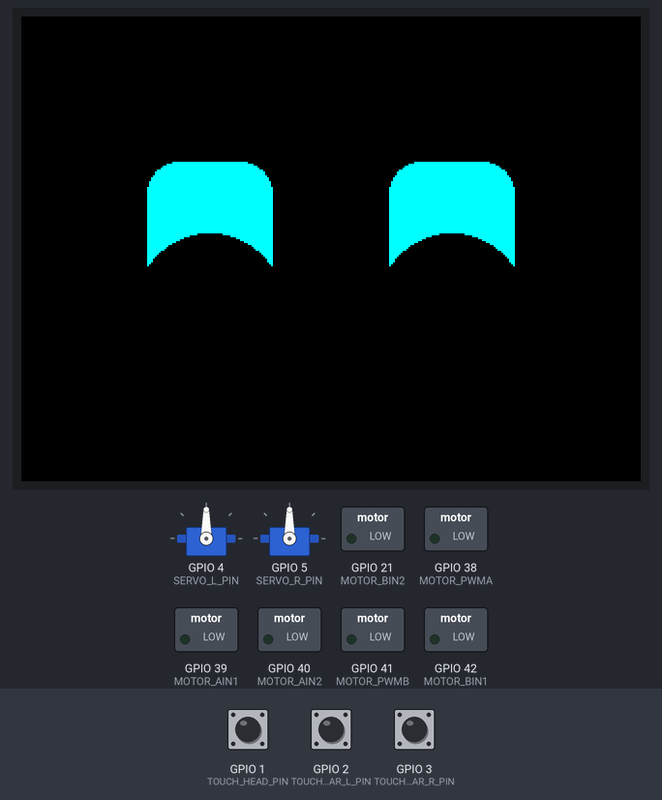
Simulated run of this sketch. Board: ESP32-S3. Parts: 320×240 colour display, 2 × servo, switched loads named in the sketch (green lamp = pin HIGH). The test bench sets the inputs (shaded band); at power-on: GPIO 1 (TOUCH_HEAD_PIN) HIGH, GPIO 2 (TOUCH_EAR_L_PIN) HIGH, GPIO 3 (TOUCH_EAR_R_PIN) HIGH. I2S audio is not simulated (input reads silence); what the sketch prints to the serial monitor is not drawn.

Above: at 0.4 s.
At 1.0 s:
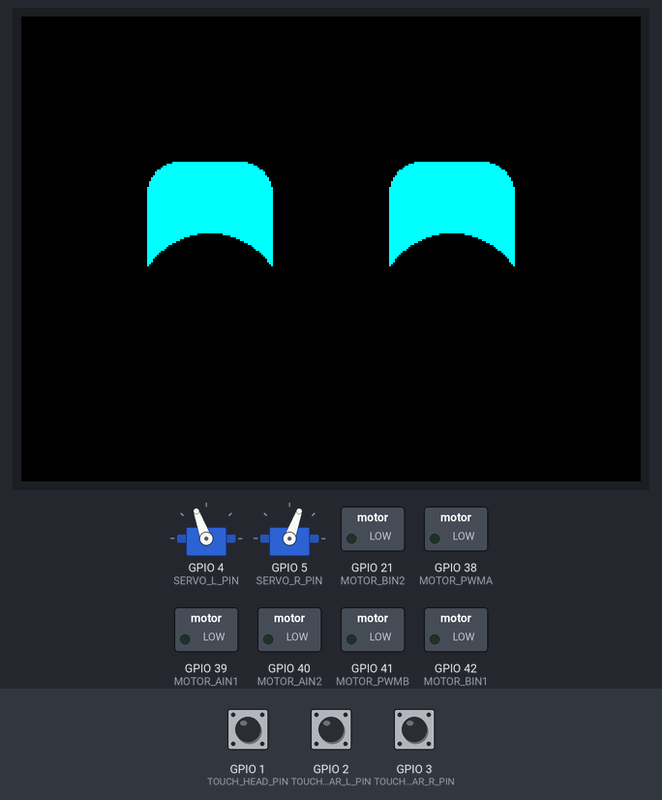
At 1.8 s:
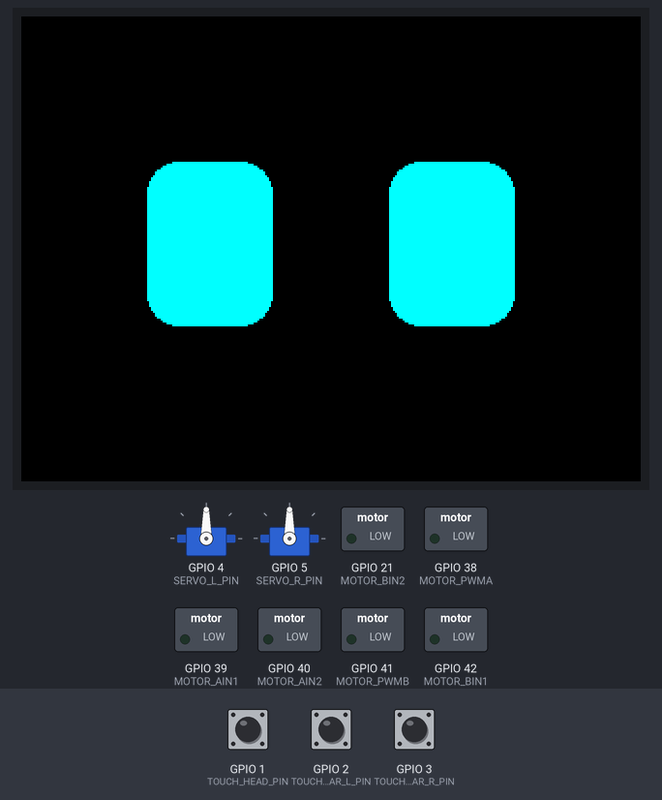
At 3.68 s:
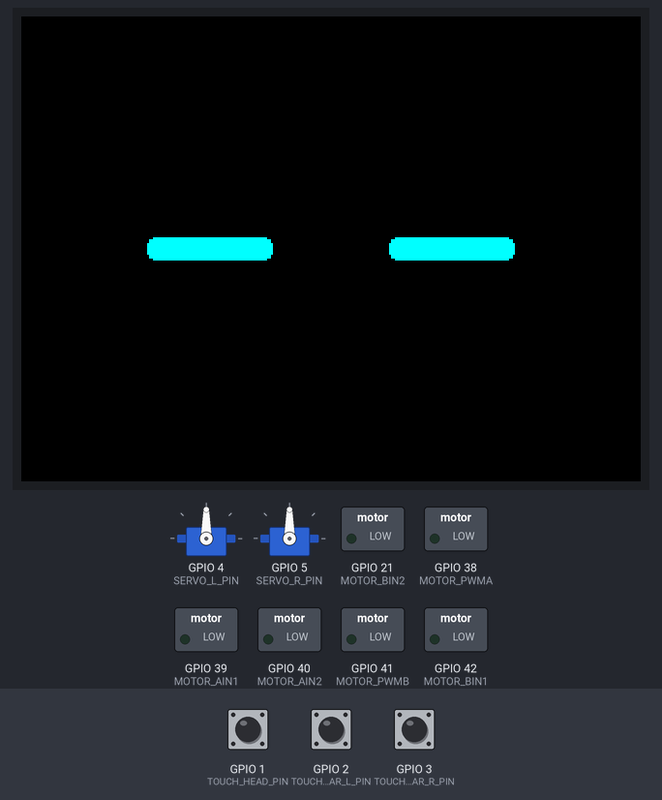
Timing chart, 0 to 5.2 s (numbered marks = the images above):
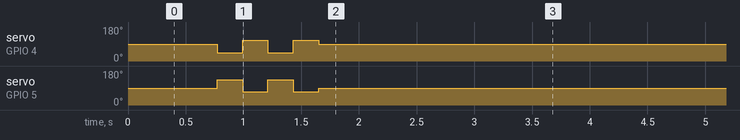

The sketch:

comet_firmware.ino
```cpp
/*
 * Comet Desktop Companion Robot - Main Firmware (ESP32-S3)
 * Hardware: ILI9341 2.4" TFT, APDS-9960 Gesture Sensor, Dual SG90 Servos,
 *           TB6612FNG + Dual N20 Motors, MAX98357A I2S Amp, Capacitive Touch Pads
 */

#include <Wire.h>
#include <SPI.h>
#include <Adafruit_GFX.h>
#include <Adafruit_ILI9341.h>
#include <Adafruit_APDS9960.h>
#include <ESP32Servo.h>
#include <driver/i2s.h>
#include <math.h>

// -------------------- PIN DEFINITIONS --------------------
// 2.4" ILI9341 TFT Display (SPI)
#define TFT_CS   10
#define TFT_DC   9
#define TFT_RST  14
#define TFT_MOSI 11
#define TFT_SCK  12

// APDS-9960 Gesture & RGB Sensor (I2C)
#define I2C_SDA  8
#define I2C_SCL  18
#define APDS_INT 17

// SG90 Arm Servos (PWM)
#define SERVO_L_PIN 4
#define SERVO_R_PIN 5

// Capacitive Copper Foil Touch Pads
#define TOUCH_HEAD_PIN  1
#define TOUCH_EAR_L_PIN 2
#define TOUCH_EAR_R_PIN 3

// TB6612FNG Dual Motor Driver (N20 Gear Motors)
#define MOTOR_PWMA 38
#define MOTOR_AIN1 39
#define MOTOR_AIN2 40
#define MOTOR_PWMB 41
#define MOTOR_BIN1 42
#define MOTOR_BIN2 21

// MAX98357A I2S Audio Amplifier
#define I2S_BCLK 15
#define I2S_LRC  16
#define I2S_DIN  7

// -------------------- OBJECTS & STATE --------------------
Adafruit_ILI9341 tft = Adafruit_ILI9341(TFT_CS, TFT_DC, TFT_RST);
Adafruit_APDS9960 apds;
Servo leftArm;
Servo rightArm;

enum Mood { NEUTRAL, HAPPY, SURPRISED, SLEEPY };
Mood currentMood = NEUTRAL;

unsigned long lastBlinkTime = 0;
unsigned long moodResetTime = 0;
const int TOUCH_THRESHOLD = 35000; // Calibrate during hardware testing

// -------------------- SETUP --------------------
void setup() {
  Serial.begin(115200);

  // Initialize SPI & TFT Display
  SPI.begin(TFT_SCK, -1, TFT_MOSI, TFT_CS);
  tft.begin();
  tft.setRotation(1); // Landscape orientation (320x240)
  tft.fillScreen(ILI9341_BLACK);

  // Initialize I2C & APDS-9960 Gesture Sensor
  Wire.begin(I2C_SDA, I2C_SCL);
  if (apds.begin()) {
    apds.enableProximity(true);
    apds.enableGesture(true);
    Serial.println("APDS-9960 initialized.");
  } else {
    Serial.println("APDS-9960 not detected.");
  }

  // Initialize Arm Servos (Neutral resting position)
  leftArm.attach(SERVO_L_PIN);
  rightArm.attach(SERVO_R_PIN);
  setArms(90, 90);

  // Initialize TB6612FNG Motor Pins
  pinMode(MOTOR_PWMA, OUTPUT);
  pinMode(MOTOR_AIN1, OUTPUT);
  pinMode(MOTOR_AIN2, OUTPUT);
  pinMode(MOTOR_PWMB, OUTPUT);
  pinMode(MOTOR_BIN1, OUTPUT);
  pinMode(MOTOR_BIN2, OUTPUT);
  stopMotors();

  // Initialize I2S Audio
  setupI2S();

  // Boot Animation & Greeting
  drawEyes(HAPPY);
  playChirp(880, 120);
  delay(150);
  playChirp(1175, 180);
  waveArms();
  drawEyes(NEUTRAL);
}

// -------------------- MAIN LOOP --------------------
void loop() {
  handleGestures();
  handleTouchPads();

  // Return to neutral mood after temporary emotion
  if (currentMood != NEUTRAL && millis() > moodResetTime) {
    currentMood = NEUTRAL;
    drawEyes(NEUTRAL);
  }

  // Natural idle blinking every 3.5 seconds
  if (currentMood == NEUTRAL && millis() - lastBlinkTime > 3500) {
    blinkEyes();
    lastBlinkTime = millis();
  }

  delay(20);
}

// -------------------- GESTURE & TOUCH HANDLERS --------------------
void handleGestures() {
  if (!apds.gestureValid()) return;
  uint8_t gesture = apds.readGesture();

  switch (gesture) {
    case APDS9960_UP:
      triggerMood(HAPPY, 2500);
      playChirp(1046, 150);
      waveArms();
      break;
    case APDS9960_DOWN:
      triggerMood(SLEEPY, 2500);
      playChirp(523, 200);
      setArms(120, 60);
      break;
    case APDS9960_LEFT:
      turnRobot(-1, 160, 350);
      break;
    case APDS9960_RIGHT:
      turnRobot(1, 160, 350);
      break;
  }
}

void handleTouchPads() {
  if (touchRead(TOUCH_HEAD_PIN) > TOUCH_THRESHOLD) {
    triggerMood(HAPPY, 2500);
    playChirp(1318, 120);
    waveArms();
  } else if (touchRead(TOUCH_EAR_L_PIN) > TOUCH_THRESHOLD) {
    triggerMood(SURPRISED, 2000);
    leftArm.write(40);
    playChirp(987, 120);
  } else if (touchRead(TOUCH_EAR_R_PIN) > TOUCH_THRESHOLD) {
    triggerMood(SURPRISED, 2000);
    rightArm.write(140);
    playChirp(987, 120);
  }
}

void triggerMood(Mood m, unsigned long durationMs) {
  currentMood = m;
  moodResetTime = millis() + durationMs;
  drawEyes(m);
}

// -------------------- DISPLAY EXPRESSIONS --------------------
void drawEyes(Mood m) {
  tft.fillScreen(ILI9341_BLACK);
  uint16_t eyeColor = ILI9341_CYAN;

  if (m == NEUTRAL) {
    tft.fillRoundRect(65, 75, 65, 85, 16, eyeColor);
    tft.fillRoundRect(190, 75, 65, 85, 16, eyeColor);
  } else if (m == HAPPY) {
    tft.fillRoundRect(65, 75, 65, 85, 16, eyeColor);
    tft.fillRoundRect(190, 75, 65, 85, 16, eyeColor);
    tft.fillCircle(97, 150, 38, ILI9341_BLACK);
    tft.fillCircle(222, 150, 38, ILI9341_BLACK);
  } else if (m == SURPRISED) {
    tft.fillCircle(97, 118, 38, eyeColor);
    tft.fillCircle(222, 118, 38, eyeColor);
  } else if (m == SLEEPY) {
    tft.fillRoundRect(65, 112, 65, 16, 6, eyeColor);
    tft.fillRoundRect(190, 112, 65, 16, 6, eyeColor);
  }
}

void blinkEyes() {
  tft.fillScreen(ILI9341_BLACK);
  tft.fillRoundRect(65, 114, 65, 12, 4, ILI9341_CYAN);
  tft.fillRoundRect(190, 114, 65, 12, 4, ILI9341_CYAN);
  delay(110);
  drawEyes(NEUTRAL);
}

// -------------------- SERVOS & DRIVE MOTORS --------------------
void setArms(int leftAngle, int rightAngle) {
  leftArm.write(leftAngle);
  rightArm.write(rightAngle);
}

void waveArms() {
  for (int i = 0; i < 2; i++) {
    setArms(45, 135);
    delay(220);
    setArms(110, 70);
    delay(220);
  }
  setArms(90, 90);
}

void turnRobot(int dir, int speed, int durationMs) {
  digitalWrite(MOTOR_AIN1, dir > 0 ? HIGH : LOW);
  digitalWrite(MOTOR_AIN2, dir > 0 ? LOW : HIGH);
  digitalWrite(MOTOR_BIN1, dir > 0 ? LOW : HIGH);
  digitalWrite(MOTOR_BIN2, dir > 0 ? HIGH : LOW);
  analogWrite(MOTOR_PWMA, speed);
  analogWrite(MOTOR_PWMB, speed);
  delay(durationMs);
  stopMotors();
}

void stopMotors() {
  analogWrite(MOTOR_PWMA, 0);
  analogWrite(MOTOR_PWMB, 0);
  digitalWrite(MOTOR_AIN1, LOW);
  digitalWrite(MOTOR_AIN2, LOW);
  digitalWrite(MOTOR_BIN1, LOW);
  digitalWrite(MOTOR_BIN2, LOW);
}

// -------------------- I2S AUDIO TONE --------------------
void setupI2S() {
  i2s_config_t i2s_config = {
    .mode = (i2s_mode_t)(I2S_MODE_MASTER | I2S_MODE_TX),
    .sample_rate = 16000,
    .bits_per_sample = I2S_BITS_PER_SAMPLE_16BIT,
    .channel_format = I2S_CHANNEL_FMT_ONLY_LEFT,
    .communication_format = I2S_COMM_FORMAT_STAND_I2S,
    .intr_alloc_flags = 0,
    .dma_buf_count = 4,
    .dma_buf_len = 256,
    .use_apll = false
  };
  i2s_pin_config_t pin_config = {
    .bck_io_num = I2S_BCLK,
    .ws_io_num = I2S_LRC,
    .data_out_num = I2S_DIN,
    .data_in_num = I2S_PIN_NO_CHANGE
  };
  i2s_driver_install(I2S_NUM_0, &i2s_config, 0, NULL);
  i2s_set_pin(I2S_NUM_0, &pin_config);
}

void playChirp(int freqHz, int durationMs) {
  int totalSamples = (16000 * durationMs) / 1000;
  int16_t sample;
  size_t bytesWritten;
  for (int i = 0; i < totalSamples; i++) {
    sample = (int16_t)(6000.0 * sin(2.0 * PI * freqHz * i / 16000.0));
    i2s_write(I2S_NUM_0, &sample, sizeof(sample), &bytesWritten, portMAX_DELAY);
  }
}
```

Measured:
- what the display in image 2 shows lasts 1.9 s, from 1.7 s to 3.6 s
